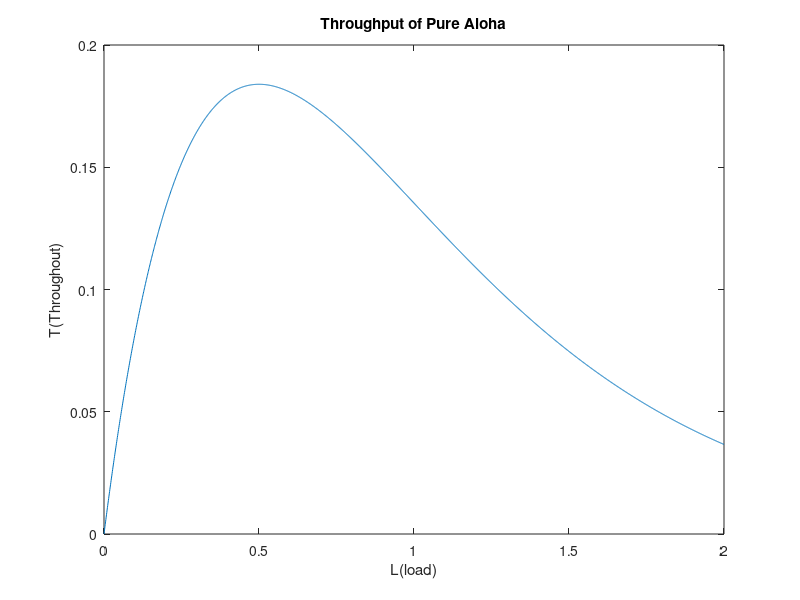
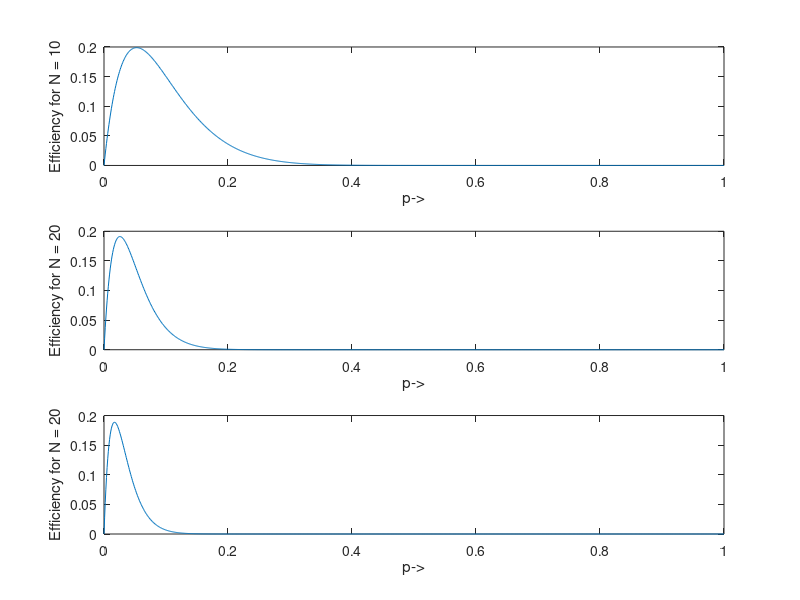

These figures' MATLAB source, in order:
clc 
close all

% T = throughput
% p_X_0 = probability that no packets are generated during the time [−τ, τ ]
% L = total offered load
L = 0:0.001:2;
p_X_0 = exp(-2*L);
T = L.*p_X_0;

figure(1)
plot(L,T);
ylabel("T(Throughout)");
xlabel("L(load)"); 
title('Throughput of Pure Aloha');

% E = Efficiency, N = Number of Nodes, p = Probability of retransmission
N = 10;
p = 0:0.001:1;
E = zeros(size(p));
E = N.*p.*power((1-p),2*(N-1));
figure(2)
subplot(3,1,1);
plot(p,E);
ylabel("Efficiency for N = 10");
xlabel("p->"); 

N = 20;
E = N.*p.*power((1-p),2*(N-1));

subplot(3,1,2);
plot(p,E);
ylabel("Efficiency for N = 20");
xlabel("p->"); 

N = 30;
E = N.*p.*power((1-p),2*(N-1));

subplot(3,1,3);
plot(p,E);
ylabel("Efficiency for N = 20");
xlabel("p->"); 
